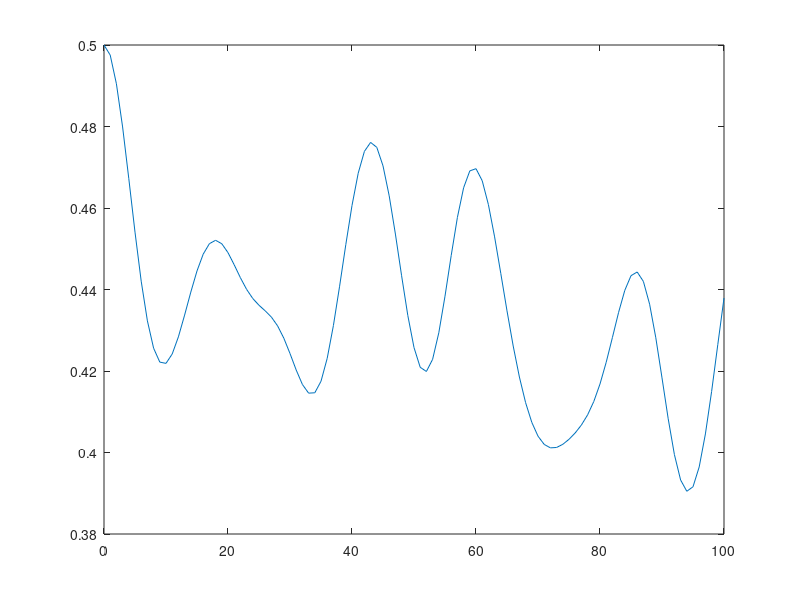

MATLAB code to generate this figure:
clear;
% close all;
clc;
format long
tic;

% Definition of parameters
N = 4; %size
dt = 1;
T = 100;
t = 0:dt:T;
nt = length(t);
J = 1;
len = 2^N;

h = 0.1;

% sigma_x = sparse([0,1;1,0])./2;
% sigma_z = sparse([1,0;0,-1])./2;
sigma_x = sparse([0,1;1,0]);
sigma_z = [1;-1];
I2 = sparse(eye(2));

Hz = zeros(len,1);

for i = 1:N-1
    for j = i+1:N
        H1 = 1;
        H1 = kron(H1,ones(2^(i-1),1));
        H1 = kron(H1,sigma_z/2);
        H1 = kron(H1,ones(2^(j-i-1),1));
        H1 = kron(H1,sigma_z/2);
        H1 = kron(H1,ones(2^(N-j),1));
        Hz = Hz - H1*J/N;
    end
end

Hx = sparse(len,len);
for i = 1:N
    H2 = sparse(1);
    H2 = kron(H2,sparse(eye(2^(i-1))));
    H2 = kron(H2,sigma_x/2);
    H2 = kron(H2,sparse(eye(2^(N-i))));
    Hx = Hx + h*H2;
end

H = diag(Hz) + full(Hx);
[V,D] = eig(H);
e = diag(D);
NN = length(e);

phi0 = zeros(NN,1);
phi0(1) = 1;

M_Sz = zeros(NN,N);
for i = 1:N
    temp = ones(2^(i-1),1);
    temp = kron(temp,[1;-1]/2);
    temp = kron(temp,ones(2^(N-i),1));
    M_Sz(:,i) = temp;
end

temp = V'*phi0;
trans = exp(-1i*e*t);
temp = trans.*temp;
phit = V*temp;

Sz = zeros(N,nt);
for i = 1:N
    Sz(i,:) = sum(conj(phit).*(M_Sz(:,i).*phit));
end

Sz_mean = sum(Sz)/N;

figure;
plot(t,Sz_mean)

toc;

function y = kron_p(a,b)
la = length(a);
lb = length(b);
y = zeros(la*lb,1);
for i = 1:la
    for j = 1:lb
        y((i-1)*lb+j) = a(i) + b(j);
    end
end
end